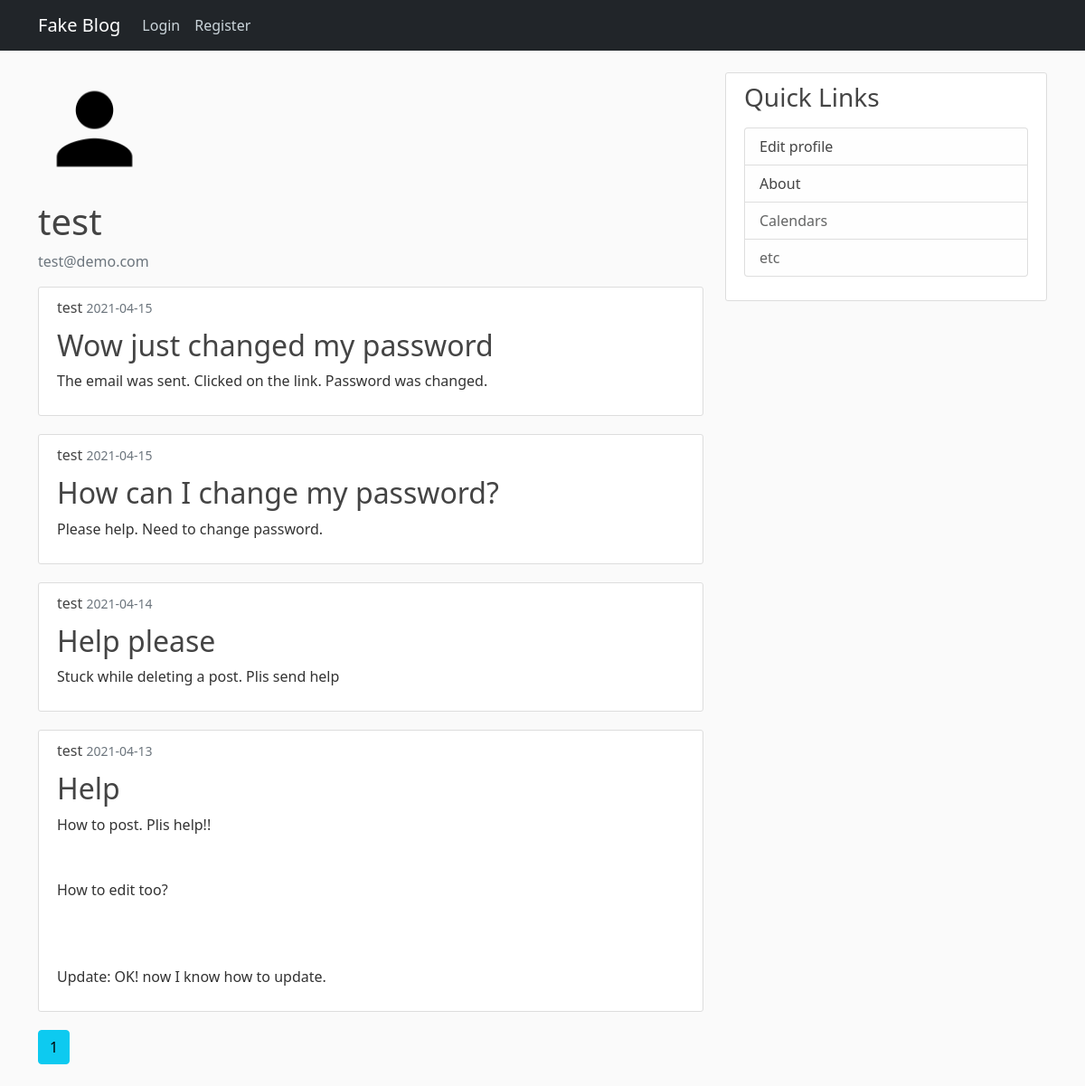
/test, run on the app's committed database.
### flaskblog/models.py (models this page shows, shortened)
class User(db.Model, UserMixin):
    id = db.Column(db.Integer, primary_key=True)
    username = db.Column(db.String(20), unique=True, nullable=False)
    email = db.Column(db.String(100), unique=True, nullable=False)
    image_file = db.Column(db.String(20), nullable=False, default='default.jpg')  # will be hashed to 20 chars
    password = db.Column(db.String(60), nullable=False)  # will be hashed to 60 chars
    posts = db.relationship('Post', backref='author', lazy=True)  # refers to the Post class

class Post(db.Model):
    id = db.Column(db.Integer, primary_key=True)
    title = db.Column(db.String(120), nullable=False)
    date_posted = db.Column(db.DateTime, nullable=False, default=datetime.utcnow)
    content = db.Column(db.Text, nullable=False)
    user_id = db.Column(db.Integer, db.ForeignKey('user.id'), nullable=False)  # refers to the id column in user table. Not class.

### flaskblog/users/routes.py (the view)
@users.route('/<string:username>', methods=["GET", "POST"])
def user_posts(username):
    page = request.args.get('page', 1, type=int)
    user = User.query.filter_by(username=username).first_or_404()
    posts = Post.query.filter_by(author=user).order_by(Post.date_posted.desc()).paginate(page=page, per_page=4)
    return render_template("user_posts.html", posts=posts, user=user, title=user.username)

### flaskblog/templates/user_posts.html
{% extends "layouts.html" %}
    {% block content %}
        <div class="media">
            <img class="rounded-circle account-img" src="{{ url_for('static', filename='profile_pic/' + user.image_file) }}" alt="Profile Picture">
            <div class="media-body">
                <h2 class="account-heading">{{ user.username }}</h2>
                <p class="text-secondary">{{ user.email }}</p>
            </div>
        </div>
        {% for post in posts.items %}
            <article class="content-section">
                <div class="media-body">
                    <div class="article-metadata">
                        <a class="article-metadata" href="{{ url_for('users.user_posts', username=post.author.username) }}">{{ post.author.username }}</a>
                        <small class="text-muted">{{ post.date_posted.strftime("%Y-%m-%d") }}</small>
                    </div>
                    <h2><a class="article-title" href="{{ url_for('posts.post', post_id=post.id) }}">{{ post.title }}</a></h2>
                    <p class="article-content">{{ post.content }}</p>
                </div>
            </article>
        {% endfor %}
        {% for page_num in posts.iter_pages(left_edge=1, right_edge=1, right_current=2, left_current=1) %}
            {% if page_num %}
                {% if posts.page == page_num %}
                    <a class="btn btn-info mb-4" href="{{ url_for('users.user_posts', page=page_num, username=user.username) }}">{{ page_num }}</a>
                {% else %}
                    <a class="btn btn-outline-info mb-4" href="{{ url_for('users.user_posts', page=page_num, username=user.username) }}">{{ page_num }}</a>
                {% endif %}
            {% else %}
                ...
            {% endif %}
        {% endfor %}
    {% endblock content %}

### flaskblog/static/main.css (style rules this page uses)
body { background: #fafafa; color: #333333; margin-top: 5rem; }
h1, h2, h3, h4, h5, h6 { color: #444444; }
.content-section { background: #ffffff; padding: 10px 20px; border: 1px solid #dddddd; border-radius: 3px; margin-bottom: 20px; }
.article-title { color: #444444; text-decoration: none; }
.article-content { white-space: pre-line; }
.article-metadata { color: #444444; padding-bottom: 1px; margin-bottom: 10px; text-decoration: none; }
.account-img { height: 125px; width: 125px; margin-right: 20px; margin-bottom: 16px; }
.account-heading { font-size: 2.5rem; }

### data on the page
User: image_file (placeholder picture), username "test", email "test@demo.com"
Post: author.username "test", date_posted "2021-04-15", title "Wow just changed my password", content "The email was sent. Clicked on the link. Password was changed."
Post: author.username "test", date_posted "2021-04-15", title "How can I change my password?", content "Please help. Need to change password."
Post: author.username "test", date_posted "2021-04-14", title "Help please", content "Stuck while deleting a post. Plis send help"
Post: author.username "test", date_posted "2021-04-13", title "Help", content "How to post. Plis help!! How to edit too? Update: OK! now I know how to update."

### other printed values
{{ page_num }} "1"
